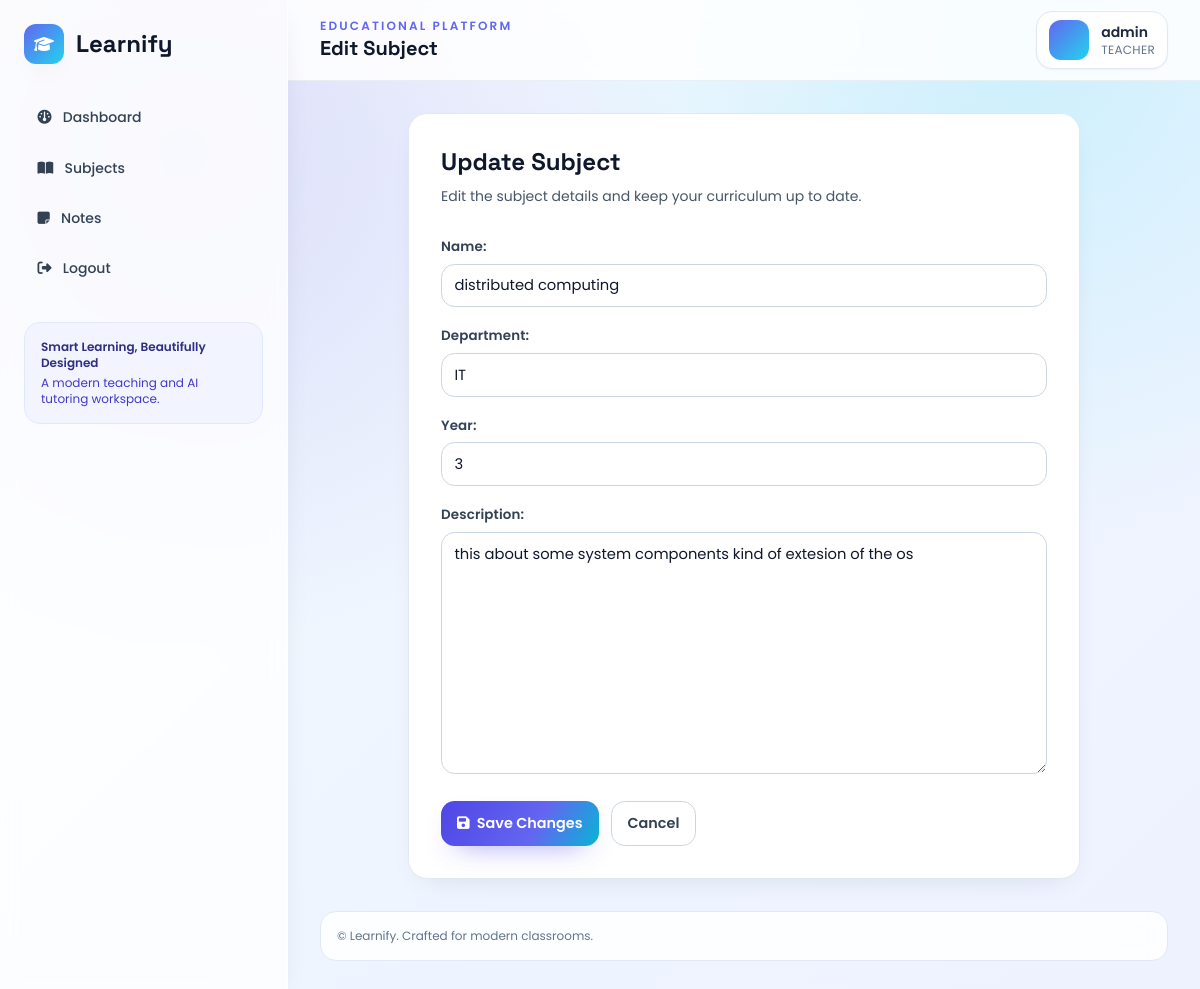
Screenshot of /subjects/1/edit/ (signed in) with the database file from the repository.
### mainapp/models.py (models this page shows, shortened)
class User(AbstractUser):
	ROLE_CHOICES = (
		('teacher', 'Teacher'),
		('student', 'Student'),
	)
	role = models.CharField(max_length=10, choices=ROLE_CHOICES)
	department = models.CharField(max_length=100)
	year = models.PositiveIntegerField(null=True, blank=True)

class Subject(models.Model):
	name = models.CharField(max_length=200)
	department = models.CharField(max_length=100)
	year = models.PositiveIntegerField()
	description = models.TextField(blank=True, null=True)
	created_by = models.ForeignKey(User, on_delete=models.CASCADE, related_name='subjects')

### mainapp/views.py (the view)
# urls.py: path('subjects/<int:pk>/edit/', views.edit_subject, name='edit_subject'),
@login_required
def edit_subject(request, pk):
	subject = get_object_or_404(Subject, pk=pk, created_by=request.user)
	if request.method == 'POST':
		form = SubjectForm(request.POST, instance=subject)
		if form.is_valid():
			form.save()
			return redirect('teacher_dashboard')
	else:
		form = SubjectForm(instance=subject)
	return render(request, 'mainapp/edit_subject.html', {'form': form, 'subject': subject})

### mainapp/forms.py
class SubjectForm(forms.ModelForm):
    class Meta:
        model = Subject
        fields = ['name', 'department', 'year', 'description']

### mainapp/templates/mainapp/edit_subject.html (shortened to what this page needs)
{% extends 'mainapp/base.html' %}
{% block page_heading %}Edit Subject{% endblock %}
{% block content %}
<div class="mx-auto max-w-2xl">
    <div class="modern-card p-8">
        <h2 class="font-display text-2xl font-bold text-slate-900">Update Subject</h2>
        <p class="mt-2 text-sm text-slate-600">Edit the subject details and keep your curriculum up to date.</p>
        <form method="post" class="mt-7">
            {{ form.as_p }}
            <div class="mt-5 flex flex-wrap gap-3">
                <button type="submit" class="btn-primary-modern"><i class="fa-solid fa-floppy-disk"></i>Save Changes</button>
                <a href="{% url 'teacher_dashboard' %}" class="btn-ghost-modern">Cancel</a>
            </div>
        </form>
    </div>
</div>
{% endblock %}

### mainapp/templates/mainapp/base.html (shortened to what this page needs)
{% load static %}
<!DOCTYPE html>
<html lang="en">
<head>
    <script src="https://cdn.tailwindcss.com"></script>
    <link rel="stylesheet" href="https://cdnjs.cloudflare.com/ajax/libs/font-awesome/6.5.2/css/all.min.css">
    <link rel="stylesheet" href="{% static 'custom.css' %}">
</head>
<body class="bg-slate-50 text-slate-800">
    <div class="relative min-h-screen">
        <div class="flex min-h-screen">
            <aside id="sidebar" class="fixed inset-y-0 left-0 z-40 w-72 -translate-x-full border-r border-white/70 bg-white/80 p-6 shadow-soft backdrop-blur transition-transform duration-300 lg:translate-x-0">
                <a href="{% url 'home' %}" class="mb-8 flex items-center gap-3">
                    <span class="flex h-10 w-10 items-center justify-center rounded-xl bg-gradient-to-br from-indigo-500 to-cyan-400 text-white shadow-soft">
                        <i class="fa-solid fa-graduation-cap"></i>
                    </span>
                    <span class="font-display text-2xl font-bold text-slate-900">Learnify</span>
                </a>
                <nav class="space-y-2 text-sm">
                    {% if user.is_authenticated %}
                        {% if user.role == 'teacher' %}
                            <a href="{% url 'teacher_dashboard' %}" class="nav-link"><i class="fa-solid fa-gauge"></i>Dashboard</a>
                            <a href="{% url 'add_subject' %}" class="nav-link"><i class="fa-solid fa-book-open"></i>Subjects</a>
                            <a href="{% url 'upload_notes' %}" class="nav-link"><i class="fa-solid fa-note-sticky"></i>Notes</a>
                        {% endif %}
                        <a href="{% url 'user_logout' %}" class="nav-link"><i class="fa-solid fa-right-from-bracket"></i>Logout</a>
                    {% else %}
                        <a href="{% url 'home' %}" class="nav-link"><i class="fa-solid fa-house"></i>Home</a>
                        <a href="{% url 'login' %}" class="nav-link"><i class="fa-solid fa-arrow-right-to-bracket"></i>Login</a>
                        <a href="{% url 'register' %}" class="nav-link"><i class="fa-solid fa-user-plus"></i>Sign Up</a>
                    {% endif %}
                </nav>
                <div class="mt-8 rounded-2xl border border-indigo-100 bg-indigo-50/70 p-4 text-xs text-indigo-900">
                    <p class="font-semibold">Smart Learning, Beautifully Designed</p>
                    <p class="mt-1 text-indigo-700">A modern teaching and AI tutoring workspace.</p>
                </div>
            </aside>
            <div class="flex min-h-screen w-full flex-col lg:pl-72">
                <header class="sticky top-0 z-20 border-b border-slate-200/70 bg-white/85 backdrop-blur">
                    <div class="mx-auto flex h-20 max-w-7xl items-center justify-between px-4 sm:px-6 lg:px-8">
                        <div class="flex items-center gap-3">
                            <div>
                                <p class="text-xs font-semibold uppercase tracking-[0.18em] text-indigo-500">Educational Platform</p>
                                <h1 class="font-display text-xl font-bold text-slate-900">{% block page_heading %}Premium Learning Workspace{% endblock %}</h1>
                            </div>
                        </div>
                        <div class="flex items-center gap-3 rounded-2xl border border-slate-200 bg-white px-3 py-2 shadow-sm">
                            <div class="h-10 w-10 rounded-xl bg-gradient-to-br from-indigo-500 to-cyan-400"></div>
                            <div>
                                <p class="text-sm font-semibold text-slate-800">{% if user.is_authenticated %}{{ user.username }}{% else %}Guest{% endif %}</p>
                                <p class="text-xs uppercase tracking-wide text-slate-500">{% if user.is_authenticated %}{{ user.role }}{% else %}Visitor{% endif %}</p>
                            </div>
                        </div>
                    </div>
                </header>
                <main class="mx-auto w-full max-w-7xl flex-1 px-4 py-8 sm:px-6 lg:px-8">
                    {% block content %}{% endblock %}
                </main>
                <footer class="mx-auto w-full max-w-7xl px-4 pb-8 text-xs text-slate-500 sm:px-6 lg:px-8">
                    <div class="rounded-2xl border border-slate-200 bg-white/85 p-4 backdrop-blur">
                        &copy; {{ now|date:'Y' }} Learnify. Crafted for modern classrooms.
                    </div>
                </footer>
            </div>
        </div>
    </div>
</body>
</html>

### static/custom.css (style rules this page uses)
:root { --app-bg: #f8fafc; --card-bg: #ffffff; --card-border: #e2e8f0; --text-main: #0f172a; --text-muted: #64748b; --indigo: #4f46e5; --indigo-deep: #4338ca; --cyan: #06b6d4; --success-bg: #ecfdf3; --error-bg: #fef2f2; --warning-bg: #fffbeb; --info-bg: #eff6ff; }
body { background: var(--app-bg); color: var(--text-main); font-family: "Poppins", sans-serif; }
.nav-link { display: flex; align-items: center; gap: 0.7rem; border-radius: 0.9rem; padding: 0.7rem 0.85rem; color: #334155; font-weight: 500; transition: all 0.25s ease; }
.modern-card { background: var(--card-bg); border: 1px solid var(--card-border); border-radius: 1.2rem; box-shadow: 0 10px 30px -16px rgba(15, 23, 42, 0.15); }
.btn-primary-modern, .btn-secondary-modern, .btn-ghost-modern, .btn-danger-modern { display: inline-flex; align-items: center; justify-content: center; gap: 0.45rem; border-radius: 0.85rem; padding: 0.65rem 1rem; font-size: 0.9rem; font-weight: 600; transition: all 0.25s ease; }
.btn-primary-modern { color: #fff; background: linear-gradient(120deg, var(--indigo), #6366f1 60%, var(--cyan)); box-shadow: 0 12px 28px -16px rgba(79, 70, 229, 0.8); }
.btn-ghost-modern { color: #334155; border: 1px solid #cbd5e1; background: #fff; }
.form-label-modern { display: inline-block; margin-bottom: 0.4rem; color: #334155; font-size: 0.84rem; font-weight: 600; letter-spacing: 0.01em; }
.form-control-modern { width: 100%; border: 1px solid #cbd5e1; border-radius: 0.85rem; background: #fff; padding: 0.62rem 0.78rem; font-size: 0.92rem; color: #0f172a; transition: border-color 0.2s ease, box-shadow 0.2s ease; }
form p { margin-bottom: 1rem; }

### rows the page displays
User: username "admin", role "TEACHER"
Subject: name "distributed computing", department "IT", year "3", description "this about some system components kind of extesion of the os"
